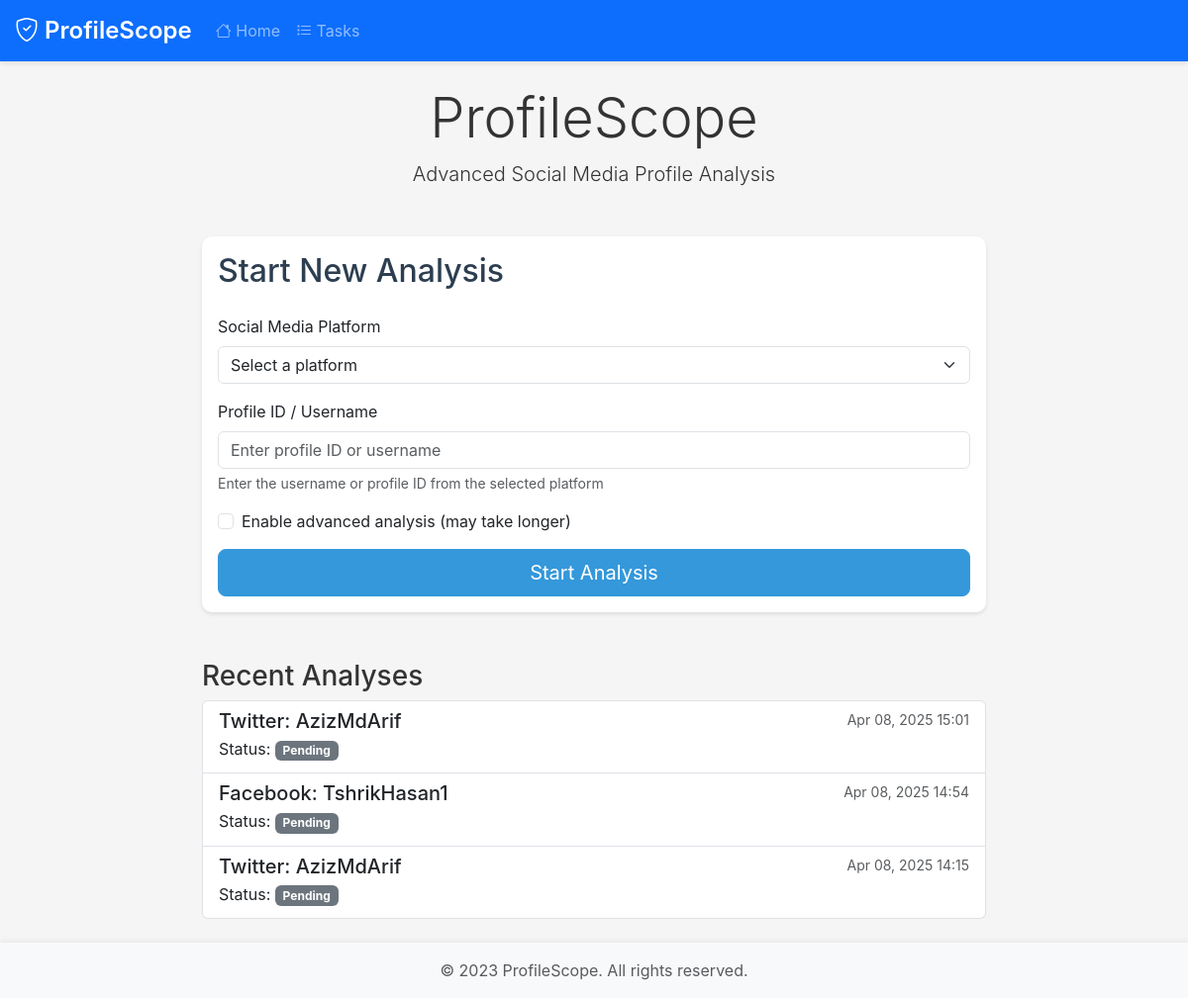
The page / on the database its author committed.
### app/web/models/__init__.py (models this page shows, shortened)
class Task(db.Model):
    id = db.Column(db.Integer, primary_key=True)
    platform = db.Column(db.String(50), nullable=False)
    profile_id = db.Column(db.String(255), nullable=False)
    status = db.Column(db.Enum(TaskStatus), default=TaskStatus.PENDING)
    progress = db.Column(db.Integer, default=0)
    message = db.Column(db.String(255))
    result_path = db.Column(db.String(255))
    error = db.Column(db.Text)
    duration = db.Column(db.Float)
    created_at = db.Column(db.DateTime, default=datetime.utcnow)
    updated_at = db.Column(
        db.DateTime, default=datetime.utcnow, onupdate=datetime.utcnow
    )
    started_at = db.Column(db.DateTime)
    completed_at = db.Column(db.DateTime)

### app/web/routes/views.py (the view)
@views_bp.route("/")
def index():
    recent_tasks = Task.query.order_by(Task.created_at.desc()).limit(5).all()
    return render_template("index.html", recent_tasks=recent_tasks)

### app/web/templates/index.html (shortened to what this page needs)
{% extends "base.html" %}
{% block content %}
<div class="row justify-content-center">
    <div class="col-md-8">
        <div class="text-center mb-5">
            <h1 class="display-4">ProfileScope</h1>
            <p class="lead">Advanced Social Media Profile Analysis</p>
        </div>
        <div class="card">
            <div class="card-body">
                <h2 class="card-title mb-4">Start New Analysis</h2>
                <form id="analysisForm" action="{{ url_for('views.start_analysis') }}" method="POST">
                    <div class="mb-3">
                        <label for="platform" class="form-label">Social Media Platform</label>
                        <select class="form-select" id="platform" name="platform" required>
                            <option value="" selected disabled>Select a platform</option>
                        </select>
                    </div>
                    <div class="mb-3">
                        <label for="profile_id" class="form-label">Profile ID / Username</label>
                        <input type="text" class="form-control" id="profile_id" name="profile_id"
                               required placeholder="Enter profile ID or username">
                        <div class="form-text">Enter the username or profile ID from the selected platform</div>
                    </div>
                    <div class="mb-3">
                        <div class="form-check">
                            <input class="form-check-input" type="checkbox" id="advanced_analysis" name="advanced_analysis">
                            <label class="form-check-label" for="advanced_analysis">
                                Enable advanced analysis (may take longer)
                            </label>
                        </div>
                    </div>
                    <button type="submit" class="btn btn-primary btn-lg w-100">
                        Start Analysis
                    </button>
                </form>
            </div>
        </div>
        <div class="mt-5">
            <h3>Recent Analyses</h3>
            <div class="list-group" id="recentAnalyses">
                {% for task in recent_tasks %}
                <a href="{{ url_for('views.task', task_id=task.id) }}"
                   class="list-group-item list-group-item-action">
                    <div class="d-flex w-100 justify-content-between">
                        <h5 class="mb-1">{{ task.platform|title }}: {{ task.profile_id }}</h5>
                        <small class="text-muted">
                            {{ task.created_at|datetime }}
                        </small>
                    </div>
                    <p class="mb-1">Status:
                        <span class="badge bg-{{ task.status.value|status_badge }}">
                            {{ task.status.value|title }}
                        </span>
                    </p>
                </a>
                {% else %}
                <div class="text-center text-muted py-3">
                    No recent analyses found
                </div>
                {% endfor %}
            </div>
        </div>
    </div>
</div>
{% endblock %}

### app/web/static/css/style.css (style rules this page uses)
:root { --primary: #4a6fa5; --secondary: #6c757d; --success: #28a745; --danger: #dc3545; --warning: #ffc107; --info: #17a2b8; --light: #f8f9fa; --dark: #343a40; --primary-color: #2c3e50; --secondary-color: #34495e; --accent-color: #3498db; --success-color: #2ecc71; --warning-color: #f1c40f; --danger-color: #e74c3c; --light-bg: #f8f9fa; --dark-bg: #343a40; }
body { background-color: #f5f5f5; color: #333; min-height: 100vh; display: flex; flex-direction: column; font-family: -apple-system, BlinkMacSystemFont, "Segoe UI", Roboto, "Helvetica Neue", Arial, sans-serif; }
.card { border-radius: 10px; box-shadow: 0 4px 6px rgba(0, 0, 0, 0.1); margin-bottom: 20px; border: none; box-shadow: 0 2px 4px rgba(0, 0, 0, 0.1); transition: box-shadow 0.3s ease; }
.card-title { color: var(--primary-color); }
.btn-primary { background-color: var(--accent-color); border-color: var(--accent-color); }

### rows shown on the page
Task: platform "Twitter", profile_id "AzizMdArif", created_at "Apr 08, 2025 15:01", status.value "Pending"
Task: platform "Facebook", profile_id "TshrikHasan1", created_at "Apr 08, 2025 14:54", status.value "Pending"
Task: platform "Twitter", profile_id "AzizMdArif", created_at "Apr 08, 2025 14:15", status.value "Pending"
